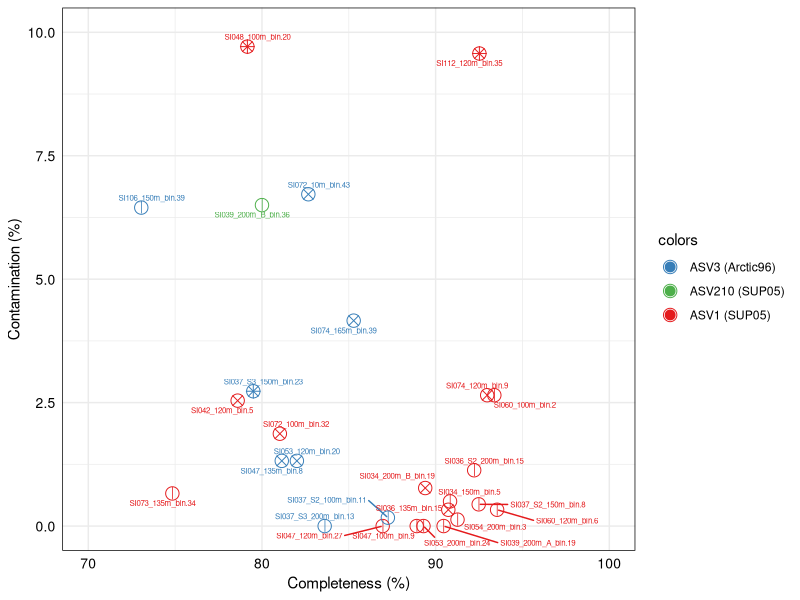

Write the R code that produced this figure.
library(ggplot2)
library(reshape2)
library(RColorBrewer)
library(ggrepel)

# Read in MAG to ASV mapping summary table
MAG_to_ASV_summary = read.table("MAG_to_ASV_summary.tsv", header=T, quote="")
MAG_to_ASV_summary$MAG = gsub("_k.*$","",MAG_to_ASV_summary$MAG)

# Create a code for determining RNA content
MAG_to_ASV_summary$RNA = ifelse((MAG_to_ASV_summary$X5S == 0 & MAG_to_ASV_summary$X23S == 0), 124, 4)
MAG_to_ASV_summary$RNA = ifelse((MAG_to_ASV_summary$X23S != 0 & MAG_to_ASV_summary$X5S != 0), 8, as.integer(MAG_to_ASV_summary$RNA) )
MAG_to_ASV_summary$RNA = as.integer(MAG_to_ASV_summary$RNA)
MAG_to_ASV_summary = unique(MAG_to_ASV_summary[,c(1:3,7:11)])

# Filter by quality
MAG_to_ASV_summary = MAG_to_ASV_summary[MAG_to_ASV_summary$ASV_LEN > 200,]
MAG_to_ASV_summary = MAG_to_ASV_summary[!grepl("bin.41",MAG_to_ASV_summary$MAG),]

# Create ordered table
MAG_to_ASV_summary = MAG_to_ASV_summary[order(-MAG_to_ASV_summary$ASV_PID),]
MAG_to_ASV_summary = MAG_to_ASV_summary[order(MAG_to_ASV_summary$MAG),]
MAG_to_ASV_summary = MAG_to_ASV_summary[match(unique(MAG_to_ASV_summary$MAG), MAG_to_ASV_summary$MAG),]

# Create plotting aesthetics
ASV = as.character(unique(MAG_to_ASV_summary$ASV))
colors = as.character(brewer.pal(length(ASV),"Set1"))
unique_ASV_to_color = cbind(ASV,colors)
MAG_to_ASV_summary = merge(MAG_to_ASV_summary,unique_ASV_to_color, by = "ASV")
MAG_to_ASV_summary$ASV = factor(MAG_to_ASV_summary$ASV, levels = unique(MAG_to_ASV_summary$ASV))
MAG_to_ASV_summary$MAG = factor(MAG_to_ASV_summary$MAG, levels = unique(MAG_to_ASV_summary$MAG))

# Plot Comp by Cont
ggplot(MAG_to_ASV_summary, aes(x=Completeness, y = Contamination, shape = RNA, color = colors, label = MAG)) +
  geom_point(size = 3) +
  geom_text_repel(size = 2, max.overlaps = 17) +
  geom_point(shape = 1, size = 4.2) +
  scale_shape_identity() +
  theme_minimal() +
  scale_color_identity(guide = "legend", labels = c("ASV3 (Arctic96)","ASV210 (SUP05)","ASV1 (SUP05)")) +
  scale_x_continuous(limits = c(70,100)) +
  scale_y_continuous(limits = c(0,10)) +
  xlab("Completeness (%)") +
  ylab("Contamination (%)") +
  theme(axis.text = element_text(color="black", size= 10),
        panel.border = element_rect(fill = NA, color = "black"))
